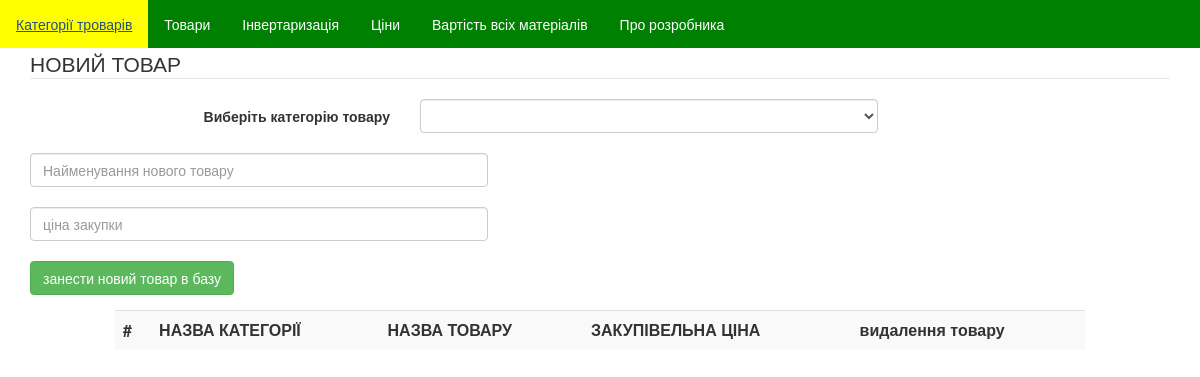
The app's page /itemsPage.php, older data.
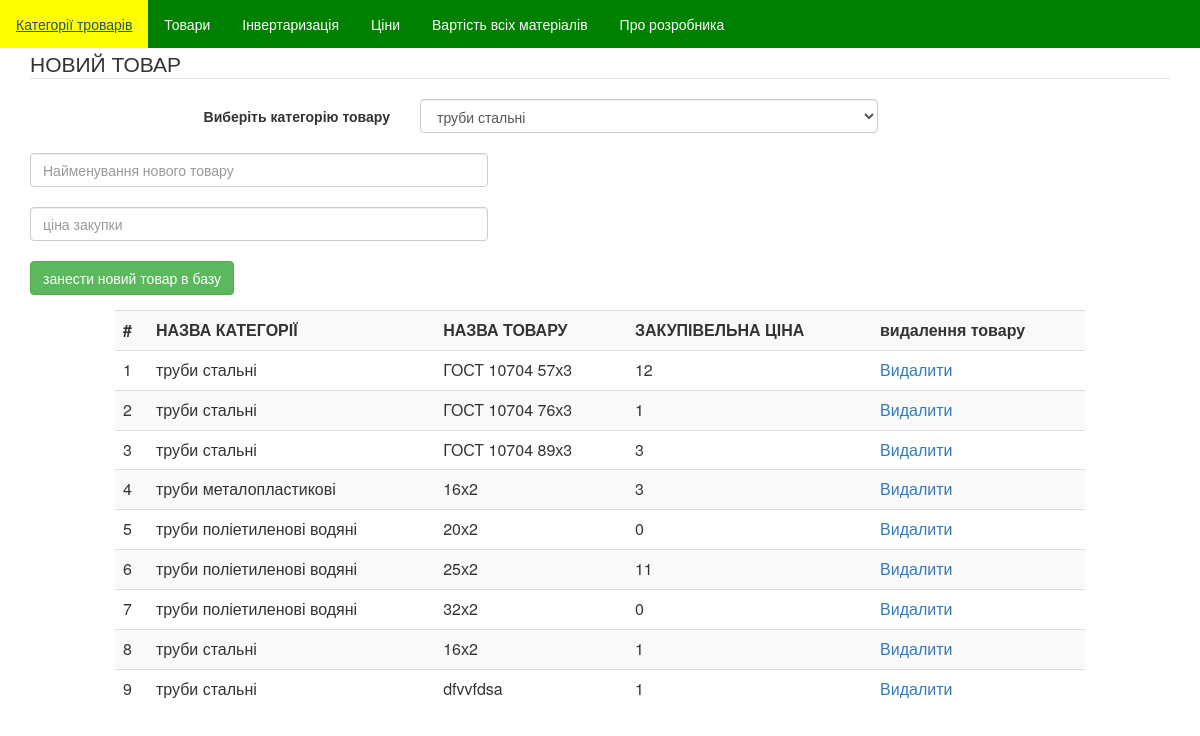
The same page, newer data.
### tables this page shows
CREATE TABLE IF NOT EXISTS `items` (
  `id` int(11) NOT NULL,
  `name` varchar(255) NOT NULL,
  `category_id` int(11) NOT NULL,
  `cost` float NOT NULL
);

CREATE TABLE IF NOT EXISTS `category` (
  `id` int(11) NOT NULL,
  `name` varchar(40) NOT NULL
);

### itemsPage.php (called while the page is built, shortened)
<?php
include 'head.php';
include 'Queries/itemQueries.php';
include  'Queries/categoryQueries.php';
$categories=getCategories();
include 'Forms/itemForm.php';
$items = getItems();
include 'Tables/items.php';
?>

### Queries/categoryQueries.php (called while the page is built, shortened)
<?php
function getCategories()
{
    $pdo = new PDO("mysql:host=localhost; dbname=storage", 'root', '');
    $stmt = $pdo->query('SELECT * FROM category');
    $res = [];
    while ($row = $stmt->fetch()) {
        $res[] = ['id' => $row["id"], 'name' => $row["name"]];
    }
    return $res;
}

### Queries/itemQueries.php (called while the page is built, shortened)
<?php
function getItems()
{
    $pdo = new PDO("mysql:host=localhost; dbname=storage", 'root', '');
    $sql='SELECT i.id as id, i.name as `name`, c.name as category_name, i.cost as cost
          FROM items i
          INNER JOIN category c ON c.id=i.category_id';
    $stmt = $pdo->query($sql);
    $res = [];
    while ($row = $stmt->fetch()) {
        $res[] = [
            'id' => $row["id"],
            'name' => $row["name"],
            'category_name' => $row["category_name"],
            'cost' => $row["cost"],
        ];
    }
    return $res;
}

### Tables/items.php (the view, shortened to what this page needs)
<?php
echo '<div class="col-lg-10 col-lg-offset-1">';
echo '<table class="table table-striped"><tr><th>#</th><th>НАЗВА КАТЕГОРІЇ</th><th>НАЗВА ТОВАРУ</th>
<th>ЗАКУПІВЕЛЬНА ЦІНА</th><th>видалення товару</th></tr>';
$i = 1;
foreach ($items as $item) {
    echo '<tr>
                <td>'.$i.'</td>
                <td>'.$item['category_name'].'</td>
                <td>'.$item['name'].'</td>
                <td>'.$item['cost'].'</td>
                <td><a href="javascript: deleteMessage('.$item['id'].')">Видалити</a></td>
            </tr>';
    $i++;
}
echo '</table>';
echo '</div>';

### head.php (shortened to what this page needs)
<head>
    <link rel="stylesheet" href="bootstrap/css/bootstrap.min.css">
</head>
<ul>
    <li><a class="active" href="categoryPage.php">Категорії троварів</a></li>
    <li><a href="itemsPage.php">Товари</a></li>
    <li><a href="inventoryPage.php">Інвертаризація</a></li>
    <li><a href="#about">Ціни</a></li>
    <li><a href="#about">Вартість всіх матеріалів</a></li>
        <li><a href="aboutMe.php">Про розробника</a></li>
</ul>

### Forms/itemForm.php (shortened to what this page needs)
<?php
echo '
<head>
    <title>Новий товар</title>
</head>
<div class="container">
        <form action="../itemsPage.php" method="POST" name="form" class="form-horizontal">
        <legend>НОВИЙ ТОВАР</legend>
            <div class="form-group">
                <label for="category" class="col-lg-4 control-label">Виберіть категорію товару</label>
                    <div class="col-lg-5">
                    <select name="category_id" class="form-control">';
                    foreach ($categories as $category) {
                    echo '<option value = '.$category['id'].' >'.$category['name'].'</option >';
                    }
                    echo '
                    </select><br>
                    </div>
            <div class="col-lg-5">
            <input name="name_item" type="text" class="form-control" placeholder="Найменування нового товару" maxlength="20"><br>
            <input name="cost" type="text" class="form-control" placeholder="ціна закупки" maxlength="1000">
            <br><input name="submit" type="submit" class="btn btn-success" value="занести новий товар в базу">
            <br>
            </div>
            </div>';
echo '
        </form>
    </div>
</div>';

Row changes from the older to the newer data that the page shows:
added items: category.name "труби стальні", name "ГОСТ 10704 57х3", cost "12"
added items: category.name "труби стальні", name "ГОСТ 10704 76х3", cost "1"
added items: category.name "труби стальні", name "ГОСТ 10704 89х3", cost "3"
added items: category.name "труби металопластикові", name "16х2", cost "3"
added items: category.name "труби поліетиленові водяні", name "20х2", cost "0"
added items: category.name "труби поліетиленові водяні", name "25х2", cost "11"
added items: category.name "труби поліетиленові водяні", name "32х2", cost "0"
added items: category.name "труби стальні", name "16х2", cost "1"
added items: category.name "труби стальні", name "dfvvfdsa", cost "1"
Text that changed along with them:
form field category_id: (not shown) → "труби стальні"
